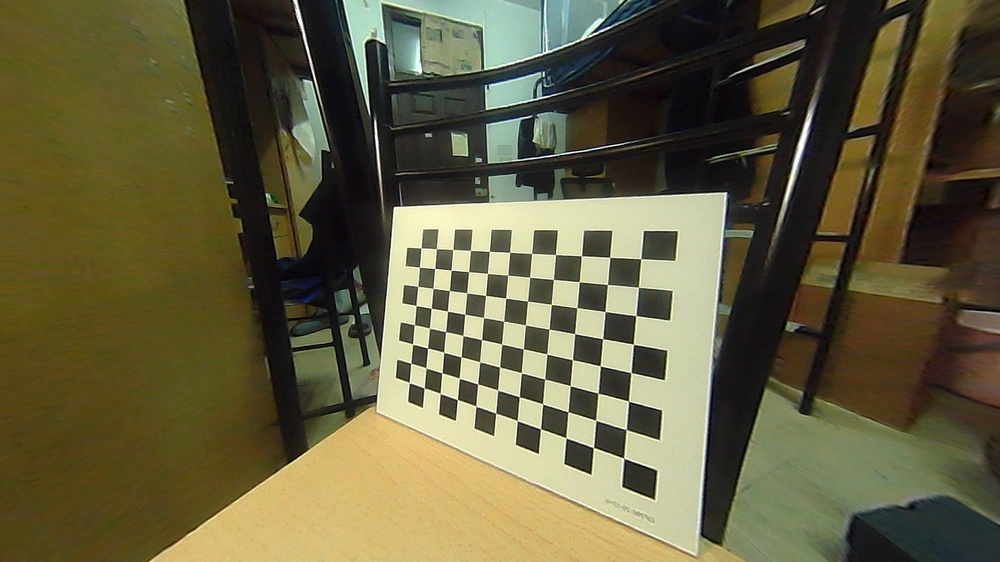
#> input picture data/12.jpg, 1000 x 562 px, shrunk from 1920 x 1080 before the run, found by its file name
$ python '图像平滑.py'
#> lines starting #> are read from the running program, lines starting #| are printed output that depends on the picture
import cv2
from matplotlib import pyplot as plt
import  numpy as np

img = cv2.imread('12.jpg')
#> img is the input picture: shape (562, 1000, 3); mean B, G, R 63.1, 94, 99.1
dst = cv2.GaussianBlur(img, (51, 51), 0)
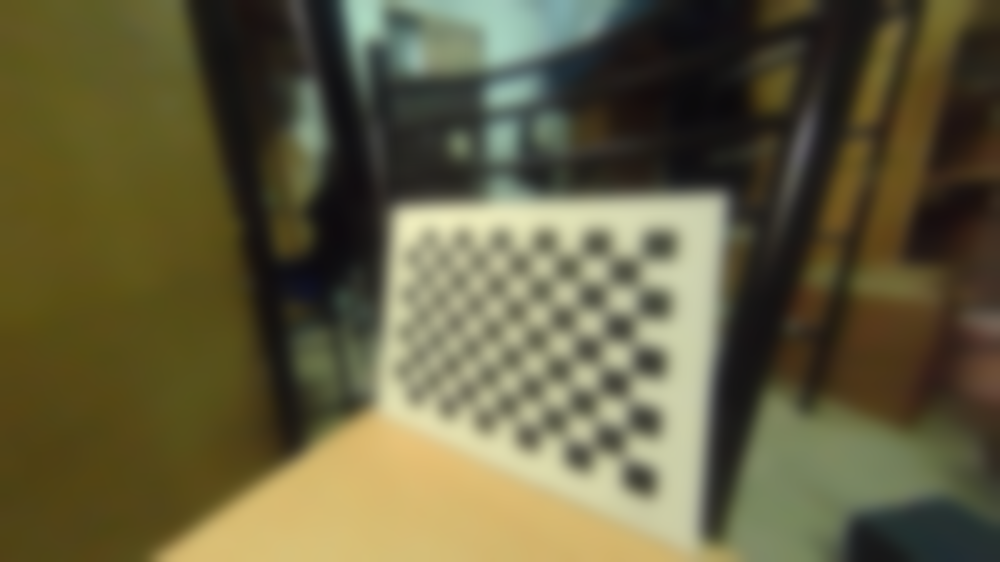
#> dst: shape (562, 1000, 3); mean B, G, R 63.1, 94, 99.1

plt.subplot(121), plt.imshow(img), plt.title('Original')
plt.xticks([]), plt.yticks([])
plt.subplot(122), plt.imshow(dst), plt.title('Blurred')
plt.xticks([]), plt.yticks([])
plt.show()
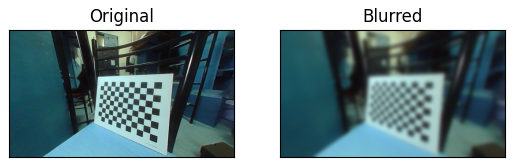
#> figure drawn by matplotlib, 2 panels; B, G, R data is drawn as R, G, B
